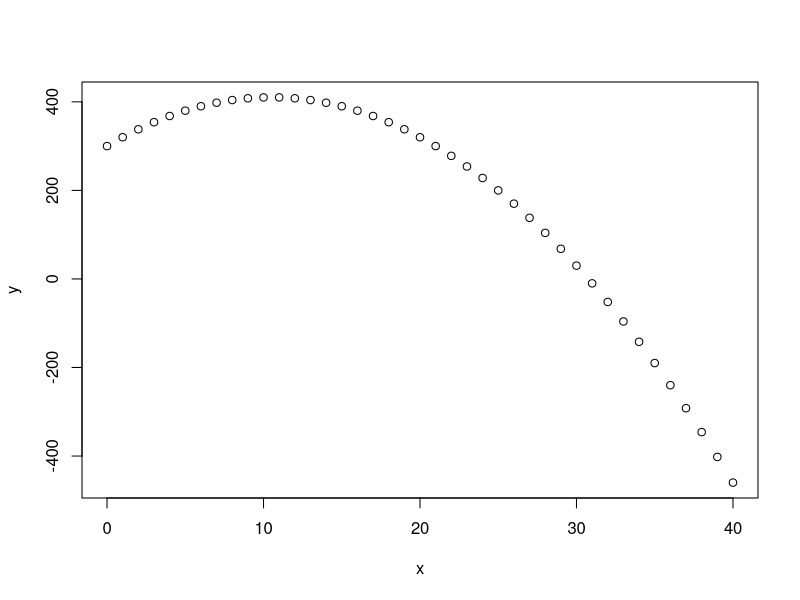

Recreate this plot in R. (Note: this script raises an error after producing the figure.)
x <- seq(0, 40, 1)

a <- -1
b <- 1
c <- 400

quadratic_equation <- function(x){
  a*(x-10)^2 + b*(x) + c
}

y <- quadratic_equation(x)

plot(y~x)
intial_ = 20
diff_initial = 0.1

compute_fst_deriv <- function(value, diff_value){
  x1 = value - diff_value
  x2 = value + diff_value
  
  f_x1 <- quadratic_equation(x1)
  f_x2 <- quadratic_equation(x2)
  
  rise = f_x2 - f_x1
  run = x2 - x1
  return(rise/run)
}

compute_second_deriv <- function(value, diff_value){
  x1 = value - diff_value
  x2 = value + diff_value
  x0 = value
  
  f_x0 <- quadratic_equation(x0)
  f_x1 <- quadratic_equation(x1)
  f_x2 <- quadratic_equation(x2)
  
  rise = f_x2 - 2*f_x0 + f_x1
  run = (x2 - x0)^2
  return(rise/run)
}

epsilon = 0.001
x_t1 = 20
x_t2 = x_t1 - compute_fst_deriv(x_t1, diff_initial)/compute_second_deriv(x_t1, diff_initial)
while(abs(x_t2 - x_t1) > epsilon){
  x_t2 = x_t1 - compute_fst_deriv(x_t1, diff_initial)/compute_second_deriv(x_t1, diff_initial)
  x_t1 = x_t2 - compute_fst_deriv(x_t2, diff_initial)/compute_second_deriv(x_t2, diff_initial)
  
}

plot(profits~seq(0, 3.54, length.out = 100))
points(x=2, l$calc_profit_Sperry(900, 0, 2, k_l_max), col = "red")
abline(a = 21.11455, b =-7.119663)

l$calc_profit_Sperry(900, 0, 2, k_l_max) - compute_fst_deriv(2, 0.01)*2

compute_fst_deriv <- function(value, diff_value, psi_soil){
  x1 = value - diff_value
  x2 = value + diff_value
  
  f_x1 <- l$calc_profit_Sperry(50, psi_soil, x1, k_l_max)
  f_x2 <- l$calc_profit_Sperry(50, psi_soil, x2, k_l_max)
  
  rise = f_x2 - f_x1
  run = 2*diff_value
  return(rise/run)
}

compute_second_deriv <- function(value, diff_value, psi_soil){
  x1 = value - diff_value
  x2 = value + diff_value
  x0 = value

  f_x0 <- l$calc_profit_Sperry(50, psi_soil, x0, k_l_max)
  f_x1 <- l$calc_profit_Sperry(50, psi_soil, x1, k_l_max)
  f_x2 <- l$calc_profit_Sperry(50, psi_soil, x2, k_l_max)

  rise = f_x2-2*f_x0+f_x1 
  run = diff_value^2
  return(rise/run)
}
diff_initial = 0.01
epsilon = 0.001

psi_soil = 2
x_t1 = 2.1
x_t1 = x_t2
x_t2 = x_t1 - compute_fst_deriv(x_t1, diff_initial, psi_soil)/compute_second_deriv(x_t1, diff_initial, psi_soil)
while(abs(x_t2 - x_t1) > epsilon){
  x_t1 = x_t2
  x_t2 = x_t1 - compute_fst_deriv(x_t1, diff_initial, psi_soil)/compute_second_deriv(x_t1, diff_initial, psi_soil)
  
}

plot
abline(a = 21.11455, b =-7.119663)

plot(map_dbl(seq(0, 3.54, length.out = 100), ~l$calc_profit_Sperry(50, 0, .x, k_l_max))~seq(0, 3.54, length.out = 100))
plot(map_dbl(seq(0, 3.54, length.out = 100), ~compute_fst_deriv(.x, 0.01))~seq(0, 3.54, length.out = 100))
points(x=2, compute_fst_deriv(2, 0.01), col = "red")

compute_second_deriv(2, 0.01)
compute_second_deriv(2, 0.01)
